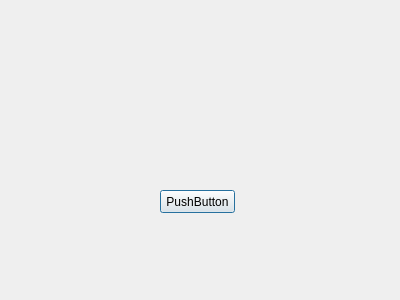
<?xml version="1.0" encoding="UTF-8"?>
<ui version="4.0">
 <class>Dialog</class>
 <widget class="QDialog" name="Dialog">
  <property name="geometry">
   <rect>
    <x>0</x>
    <y>0</y>
    <width>400</width>
    <height>300</height>
   </rect>
  </property>
  <property name="windowTitle">
   <string>Dialog</string>
  </property>
  <widget class="QPushButton" name="pushButton">
   <property name="geometry">
    <rect>
     <x>160</x>
     <y>190</y>
     <width>75</width>
     <height>23</height>
    </rect>
   </property>
   <property name="text">
    <string>PushButton</string>
   </property>
  </widget>
 </widget>
 <layoutdefault spacing="6" margin="11"/>
 <resources/>
 <connections>
  <connection>
   <sender>pushButton</sender>
   <signal>clicked()</signal>
   <receiver>Dialog</receiver>
   <slot>close()</slot>
   <hints>
    <hint type="sourcelabel">
     <x>197</x>
     <y>201</y>
    </hint>
    <hint type="destinationlabel">
     <x>199</x>
     <y>149</y>
    </hint>
   </hints>
  </connection>
 </connections>
</ui>
